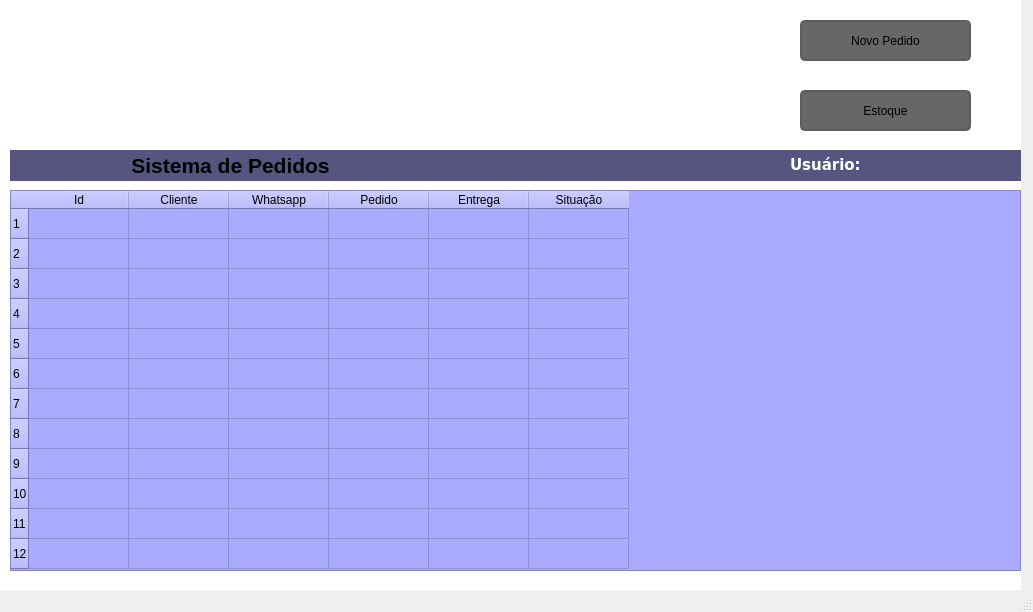
<?xml version="1.0" encoding="UTF-8"?>
<ui version="4.0">
 <class>MainWindow</class>
 <widget class="QMainWindow" name="MainWindow">
  <property name="geometry">
   <rect>
    <x>0</x>
    <y>0</y>
    <width>1033</width>
    <height>612</height>
   </rect>
  </property>
  <property name="windowTitle">
   <string>MainWindow</string>
  </property>
  <widget class="QWidget" name="centralwidget">
   <widget class="QTableWidget" name="tableWidget">
    <property name="geometry">
     <rect>
      <x>10</x>
      <y>190</y>
      <width>1011</width>
      <height>381</height>
     </rect>
    </property>
    <property name="styleSheet">
     <string notr="true">background-color: rgb(170, 170, 255);</string>
    </property>
    <property name="rowCount">
     <number>12</number>
    </property>
    <row/>
    <row/>
    <row/>
    <row/>
    <row/>
    <row/>
    <row/>
    <row/>
    <row/>
    <row/>
    <row/>
    <row/>
    <column>
     <property name="text">
      <string>Id</string>
     </property>
    </column>
    <column>
     <property name="text">
      <string>Cliente</string>
     </property>
    </column>
    <column>
     <property name="text">
      <string>Whatsapp</string>
     </property>
    </column>
    <column>
     <property name="text">
      <string>Pedido</string>
     </property>
    </column>
    <column>
     <property name="text">
      <string>Entrega</string>
     </property>
    </column>
    <column>
     <property name="text">
      <string>Situação</string>
     </property>
    </column>
   </widget>
   <widget class="QLabel" name="label">
    <property name="geometry">
     <rect>
      <x>10</x>
      <y>150</y>
      <width>1011</width>
      <height>31</height>
     </rect>
    </property>
    <property name="styleSheet">
     <string notr="true">background-color: rgb(85, 85, 127);</string>
    </property>
    <property name="text">
     <string/>
    </property>
   </widget>
   <widget class="QLabel" name="label_2">
    <property name="geometry">
     <rect>
      <x>790</x>
      <y>150</y>
      <width>101</width>
      <height>31</height>
     </rect>
    </property>
    <property name="font">
     <font>
      <family>Verdana</family>
      <pointsize>12</pointsize>
      <weight>75</weight>
      <bold>true</bold>
     </font>
    </property>
    <property name="styleSheet">
     <string notr="true"/>
    </property>
    <property name="text">
     <string>&lt;html&gt;&lt;head/&gt;&lt;body&gt;&lt;p&gt;&lt;span style=&quot; font-size:11pt; font-weight:600; color:#ffffff;&quot;&gt;Usuário:&lt;/span&gt;&lt;/p&gt;&lt;/body&gt;&lt;/html&gt;</string>
    </property>
   </widget>
   <widget class="QLabel" name="lbl_usuario">
    <property name="geometry">
     <rect>
      <x>880</x>
      <y>160</y>
      <width>101</width>
      <height>16</height>
     </rect>
    </property>
    <property name="font">
     <font>
      <family>Verdana</family>
      <pointsize>10</pointsize>
      <weight>50</weight>
      <bold>false</bold>
      <underline>true</underline>
     </font>
    </property>
    <property name="styleSheet">
     <string notr="true">color: rgb(0, 255, 255);</string>
    </property>
    <property name="text">
     <string/>
    </property>
   </widget>
   <widget class="QLabel" name="label_4">
    <property name="geometry">
     <rect>
      <x>120</x>
      <y>150</y>
      <width>221</width>
      <height>31</height>
     </rect>
    </property>
    <property name="font">
     <font>
      <pointsize>16</pointsize>
      <weight>75</weight>
      <bold>true</bold>
     </font>
    </property>
    <property name="text">
     <string>&lt;html&gt;&lt;head/&gt;&lt;body&gt;&lt;p align=&quot;center&quot;&gt;Sistema de Pedidos&lt;/p&gt;&lt;/body&gt;&lt;/html&gt;</string>
    </property>
   </widget>
   <widget class="QLabel" name="label_5">
    <property name="geometry">
     <rect>
      <x>40</x>
      <y>10</y>
      <width>611</width>
      <height>131</height>
     </rect>
    </property>
    <property name="styleSheet">
     <string notr="true">image: url(:/imgs/franguigs_titulo.png);</string>
    </property>
    <property name="text">
     <string/>
    </property>
    <property name="pixmap">
     <pixmap resource="../icons/principal.qrc">:/imgs/franguigs_titulo.png</pixmap>
    </property>
    <property name="scaledContents">
     <bool>true</bool>
    </property>
   </widget>
   <widget class="QLabel" name="label_6">
    <property name="geometry">
     <rect>
      <x>-20</x>
      <y>0</y>
      <width>1041</width>
      <height>601</height>
     </rect>
    </property>
    <property name="styleSheet">
     <string notr="true">background-color: rgb(255, 255, 255);</string>
    </property>
    <property name="text">
     <string/>
    </property>
   </widget>
   <widget class="QPushButton" name="btnNovoPedido">
    <property name="geometry">
     <rect>
      <x>800</x>
      <y>20</y>
      <width>171</width>
      <height>41</height>
     </rect>
    </property>
    <property name="styleSheet">
     <string notr="true">QPushButton{
	background-color: rgb(103, 103, 103);
	border-radius: 5px;
	border: 2px solid rgb(93, 93, 93);
}
QPushButton:hover{
	background-color: rgb(123, 123, 123);
	border-radius: 5px;
	border: 2px solid rgb(103, 103, 103);
}
QPushButton:pressed{
	background-color: rgb(23, 23, 23);
	border-radius: 5px;
	border: 2px solid rgb(33, 33, 33);
}</string>
    </property>
    <property name="text">
     <string>Novo Pedido</string>
    </property>
   </widget>
   <widget class="QPushButton" name="btnEstoque">
    <property name="geometry">
     <rect>
      <x>800</x>
      <y>90</y>
      <width>171</width>
      <height>41</height>
     </rect>
    </property>
    <property name="styleSheet">
     <string notr="true">QPushButton{
	background-color: rgb(103, 103, 103);
	border-radius: 5px;
	border: 2px solid rgb(93, 93, 93);
}
QPushButton:hover{
	background-color: rgb(123, 123, 123);
	border-radius: 5px;
	border: 2px solid rgb(103, 103, 103);
}
QPushButton:pressed{
	background-color: rgb(23, 23, 23);
	border-radius: 5px;
	border: 2px solid rgb(33, 33, 33);
}</string>
    </property>
    <property name="text">
     <string>Estoque</string>
    </property>
   </widget>
   <widget class="QLabel" name="label_7">
    <property name="geometry">
     <rect>
      <x>830</x>
      <y>100</y>
      <width>21</width>
      <height>21</height>
     </rect>
    </property>
    <property name="styleSheet">
     <string notr="true">image: url(:/imgs/014-cardapio.png);</string>
    </property>
    <property name="text">
     <string/>
    </property>
   </widget>
   <widget class="QLabel" name="label_8">
    <property name="geometry">
     <rect>
      <x>830</x>
      <y>30</y>
      <width>21</width>
      <height>21</height>
     </rect>
    </property>
    <property name="styleSheet">
     <string notr="true">image: url(:/imgs/009-adicionar.png);</string>
    </property>
    <property name="text">
     <string/>
    </property>
   </widget>
   <widget class="QLabel" name="label_9">
    <property name="geometry">
     <rect>
      <x>760</x>
      <y>150</y>
      <width>31</width>
      <height>31</height>
     </rect>
    </property>
    <property name="styleSheet">
     <string notr="true">image: url(:/imgs/001-do-utilizador.png);</string>
    </property>
    <property name="text">
     <string/>
    </property>
    <property name="pixmap">
     <pixmap resource="../icons/principal.qrc">:/imgs/001-do-utilizador.png</pixmap>
    </property>
    <property name="scaledContents">
     <bool>true</bool>
    </property>
   </widget>
   <zorder>label_6</zorder>
   <zorder>tableWidget</zorder>
   <zorder>label</zorder>
   <zorder>label_2</zorder>
   <zorder>lbl_usuario</zorder>
   <zorder>label_4</zorder>
   <zorder>label_5</zorder>
   <zorder>btnNovoPedido</zorder>
   <zorder>btnEstoque</zorder>
   <zorder>label_7</zorder>
   <zorder>label_8</zorder>
   <zorder>label_9</zorder>
  </widget>
  <widget class="QMenuBar" name="menubar">
   <property name="geometry">
    <rect>
     <x>0</x>
     <y>0</y>
     <width>1033</width>
     <height>21</height>
    </rect>
   </property>
  </widget>
  <widget class="QStatusBar" name="statusbar"/>
 </widget>
 <resources>
  <include location="../icons/principal.qrc"/>
 </resources>
 <connections/>
</ui>
